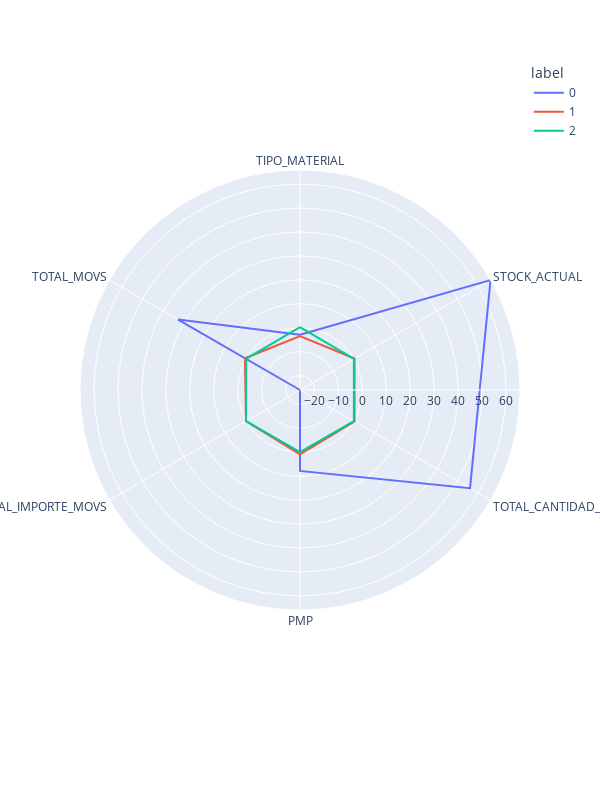
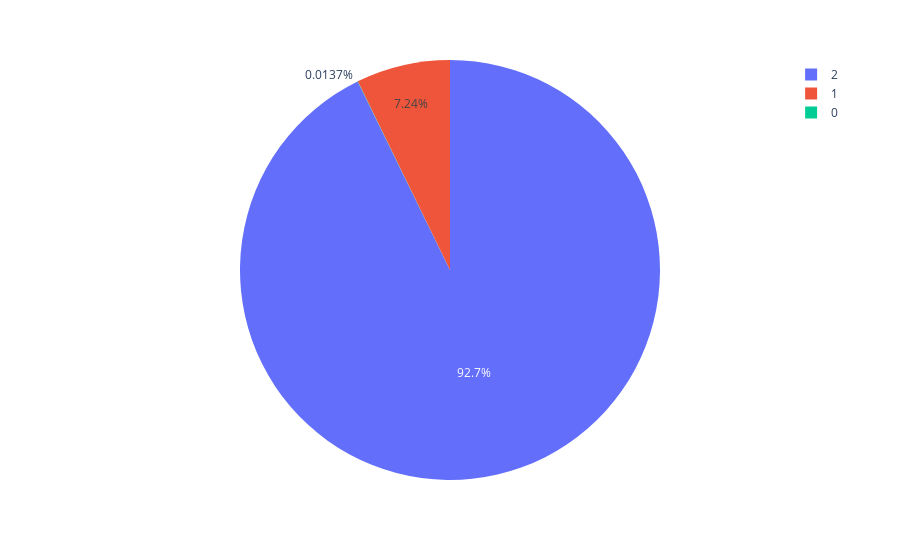

The notebook cell these images were saved under, in order:
### Code cell
from sklearn.cluster import AgglomerativeClustering

# Aplicar Clustering Jerárquico
agg_model = AgglomerativeClustering(n_clusters=3)
y_agg = agg_model.fit_predict(X)

# Agregar etiquetas de cluster al dataframe
clusters_agg = pd.DataFrame(X, columns=X.columns)
clusters_agg['label'] = agg_model.labels_

# Visualización polar para Clustering Jerárquico
polar_agg = clusters_agg.groupby("label").mean().reset_index()
polar_agg = pd.melt(polar_agg, id_vars=["label"])
fig_agg = px.line_polar(polar_agg, r="value", theta="variable", color="label", line_close=True, height=800, width=600)
fig_agg.show()

# Visualización de distribución de clusters con Clustering Jerárquico
pie_agg = clusters_agg.groupby('label').size().reset_index()
pie_agg.columns = ['label', 'value']
px.pie(pie_agg, values='value', names='label').show()

### Figure 1 — Plotly figure (JSON) as saved in the notebook; plotly's stock layout.template omitted (floating-point values rounded to 4 significant figures)
{"data": [{"hovertemplate": "label=0<br>value=%{r}<br>variable=%{theta}<extra></extra>", "legendgroup": "0", "line": {"color": "#636efa", "dash": "solid"}, "marker": {"symbol": "circle"}, "mode": "lines", "name": "0", "r": [-2.912, 65.88, 56.0, 7.79, -26.02, 32.82, -2.912], "showlegend": true, "subplot": "polar", "theta": ["TIPO_MATERIAL", "STOCK_ACTUAL", "TOTAL_CANTIDAD_MOVS", "PMP", "TOTAL_IMPORTE_MOVS", "TOTAL_MOVS", "TIPO_MATERIAL"], "type": "scatterpolar"}, {"hovertemplate": "label=1<br>value=%{r}<br>variable=%{theta}<extra></extra>", "legendgroup": "1", "line": {"color": "#EF553B", "dash": "solid"}, "marker": {"symbol": "circle"}, "mode": "lines", "name": "1", "r": [-3.503, 0.2989, 0.2724, 0.8275, 0.03351, 0.5418, -3.503], "showlegend": true, "subplot": "polar", "theta": ["TIPO_MATERIAL", "STOCK_ACTUAL", "TOTAL_CANTIDAD_MOVS", "PMP", "TOTAL_IMPORTE_MOVS", "TOTAL_MOVS", "TIPO_MATERIAL"], "type": "scatterpolar"}, {"hovertemplate": "label=2<br>value=%{r}<br>variable=%{theta}<extra></extra>", "legendgroup": "2", "line": {"color": "#00cc96", "dash": "solid"}, "marker": {"symbol": "circle"}, "mode": "lines", "name": "2", "r": [0.2738, -0.03305, -0.02952, -0.06572, 0.001224, -0.04712, 0.2738], "showlegend": true, "subplot": "polar", "theta": ["TIPO_MATERIAL", "STOCK_ACTUAL", "TOTAL_CANTIDAD_MOVS", "PMP", "TOTAL_IMPORTE_MOVS", "TOTAL_MOVS", "TIPO_MATERIAL"], "type": "scatterpolar"}], "layout": {"height": 800, "legend": {"title": {"text": "label"}, "tracegroupgap": 0}, "margin": {"t": 60}, "polar": {"angularaxis": {"direction": "clockwise", "rotation": 90}, "domain": {"x": [0, 1], "y": [0, 1]}}, "width": 600}}

### Figure 2 — Plotly figure (JSON) as saved in the notebook; plotly's stock layout.template omitted (floating-point values rounded to 4 significant figures)
{"data": [{"domain": {"x": [0, 1], "y": [0, 1]}, "hovertemplate": "label=%{label}<br>value=%{value}<extra></extra>", "labels": [0, 1, 2], "legendgroup": "", "name": "", "showlegend": true, "type": "pie", "values": [6, 3174, 40671]}], "layout": {"legend": {"tracegroupgap": 0}, "margin": {"t": 60}}}
